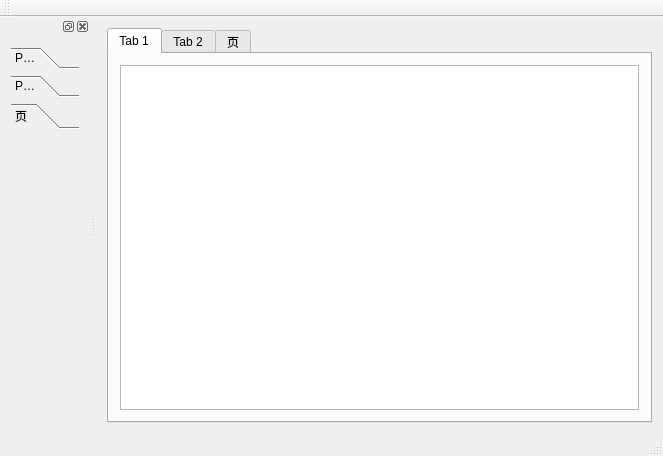
<?xml version="1.0" encoding="UTF-8"?>
<ui version="4.0">
 <class>MainWindow</class>
 <widget class="QMainWindow" name="MainWindow">
  <property name="geometry">
   <rect>
    <x>0</x>
    <y>0</y>
    <width>663</width>
    <height>456</height>
   </rect>
  </property>
  <property name="windowTitle">
   <string>MainWindow</string>
  </property>
  <widget class="QWidget" name="centralWidget">
   <layout class="QGridLayout" name="gridLayout">
    <item row="0" column="0">
     <widget class="QTabWidget" name="tabWidget_2">
      <property name="currentIndex">
       <number>0</number>
      </property>
      <widget class="QWidget" name="tab_3">
       <attribute name="title">
        <string>Tab 1</string>
       </attribute>
       <layout class="QGridLayout" name="gridLayout_24">
        <item row="0" column="0">
         <widget class="QListWidget" name="listWidget"/>
        </item>
       </layout>
      </widget>
      <widget class="QWidget" name="tab_4">
       <attribute name="title">
        <string>Tab 2</string>
       </attribute>
       <layout class="QGridLayout" name="gridLayout_23">
        <item row="0" column="0">
         <widget class="QTreeWidget" name="treeWidget">
          <column>
           <property name="text">
            <string notr="true">1</string>
           </property>
          </column>
         </widget>
        </item>
       </layout>
      </widget>
      <widget class="QWidget" name="tab_5">
       <attribute name="title">
        <string>页</string>
       </attribute>
       <layout class="QGridLayout" name="gridLayout_22">
        <item row="0" column="0">
         <widget class="QTableWidget" name="tableWidget"/>
        </item>
       </layout>
      </widget>
     </widget>
    </item>
   </layout>
  </widget>
  <widget class="QMenuBar" name="menuBar">
   <property name="geometry">
    <rect>
     <x>0</x>
     <y>0</y>
     <width>663</width>
     <height>23</height>
    </rect>
   </property>
  </widget>
  <widget class="QToolBar" name="mainToolBar">
   <attribute name="toolBarArea">
    <enum>TopToolBarArea</enum>
   </attribute>
   <attribute name="toolBarBreak">
    <bool>false</bool>
   </attribute>
  </widget>
  <widget class="QStatusBar" name="statusBar"/>
  <widget class="QDockWidget" name="dockWidget">
   <attribute name="dockWidgetArea">
    <number>1</number>
   </attribute>
   <widget class="QWidget" name="dockWidgetContents">
    <layout class="QGridLayout" name="gridLayout_2">
     <item row="0" column="0">
      <widget class="QToolBox" name="toolBox">
       <property name="maximumSize">
        <size>
         <width>200</width>
         <height>16777215</height>
        </size>
       </property>
       <property name="currentIndex">
        <number>2</number>
       </property>
       <widget class="QWidget" name="page_5">
        <property name="geometry">
         <rect>
          <x>0</x>
          <y>0</y>
          <width>146</width>
          <height>281</height>
         </rect>
        </property>
        <attribute name="label">
         <string>Page 1</string>
        </attribute>
       </widget>
       <widget class="QWidget" name="page_6">
        <property name="geometry">
         <rect>
          <x>0</x>
          <y>0</y>
          <width>146</width>
          <height>281</height>
         </rect>
        </property>
        <attribute name="label">
         <string>Page 2</string>
        </attribute>
       </widget>
       <widget class="QWidget" name="page_7">
        <property name="geometry">
         <rect>
          <x>0</x>
          <y>0</y>
          <width>146</width>
          <height>281</height>
         </rect>
        </property>
        <attribute name="label">
         <string>页</string>
        </attribute>
       </widget>
      </widget>
     </item>
    </layout>
   </widget>
  </widget>
 </widget>
 <layoutdefault spacing="6" margin="11"/>
 <resources/>
 <connections/>
</ui>
